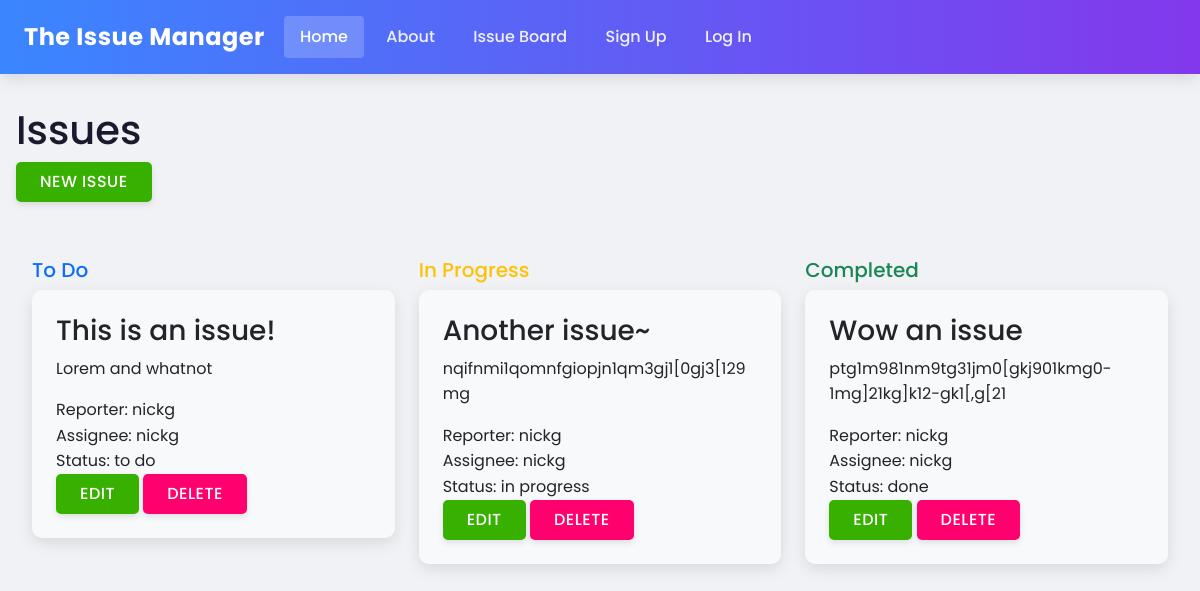
/issues/, run on an earlier commit of the app's database.
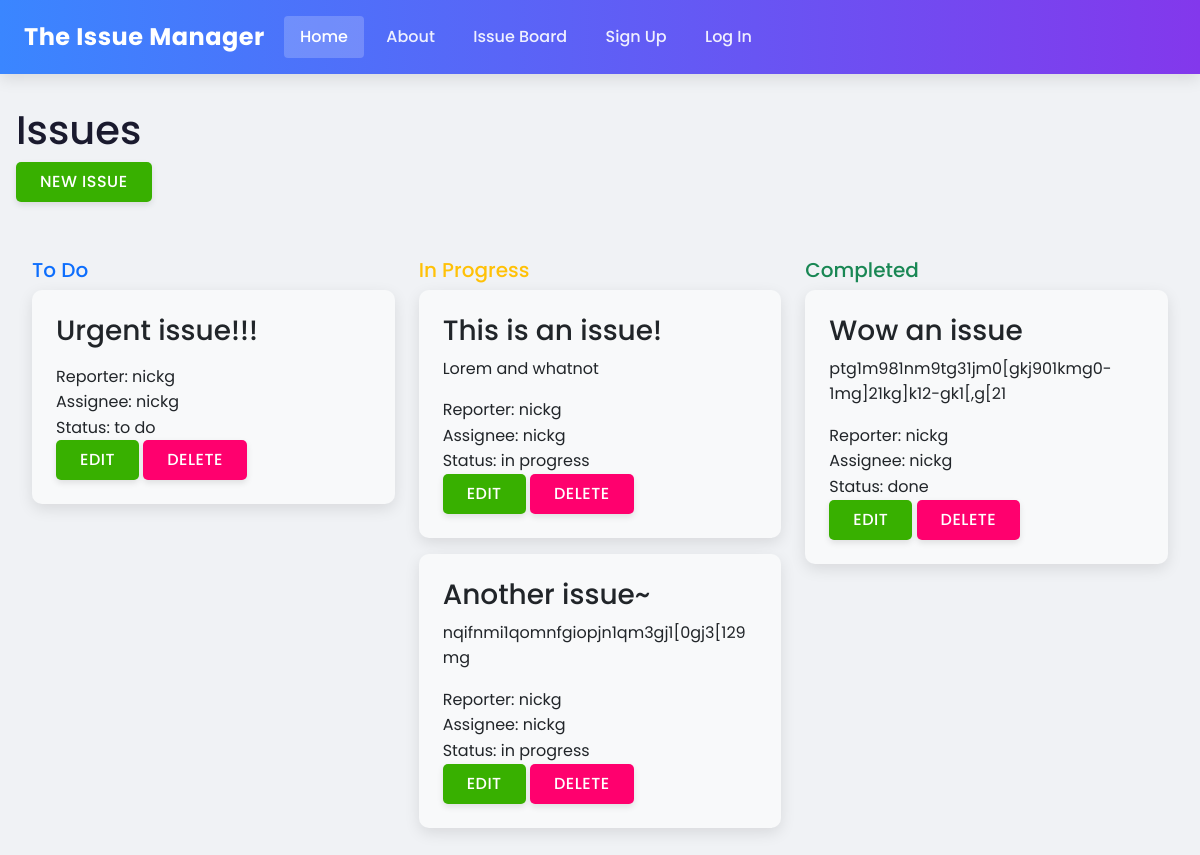
And on a later commit of the database.
### issues/models.py (models this page shows, shortened)
class Issue(models.Model):
    title = models.CharField(max_length=64)
    summary = models.CharField(max_length=128)
    description = models.TextField()
    reporter = models.ForeignKey(
        get_user_model(),
        on_delete=models.CASCADE,
    )
    assignee = models.ForeignKey(
        get_user_model(),
        on_delete=models.SET_NULL,
        related_name="assignee",
        blank=True, null=True
    )
    created_on = models.DateTimeField(auto_now=True)
    status = models.ForeignKey(
        Status,
        on_delete=models.CASCADE
    )

class Status(models.Model):
    name = models.CharField(max_length=128)
    description = models.CharField(max_length=256)
    def __str__(self):
        return self.name

### accounts/models.py (models this page shows)
class CustomUser(AbstractUser):
    role = models.ForeignKey(
        Role,
        on_delete=models.CASCADE,
        blank=True, null=True
    )
    team = models.ForeignKey(
        Team,
        on_delete=models.CASCADE,
        blank=True, null=True
    )

### issues/views.py (the view)
# urls.py: path("", views.BoardView.as_view(), name="board"),
class BoardView(ListView):
    template_name = "issues/board.html"
    model = Issue
    def get_context_data(self, **kwargs):
        context = super().get_context_data(**kwargs)
        to_do = Status.objects.get(name="to do")
        in_progress = Status.objects.get(name="in progress")
        done = Status.objects.get(name="done")
        context["to_do_list"] = (
            Issue.objects
            .filter(status=to_do)
            .order_by("created_on").reverse()
        )
        context["in_progress_list"] = (
            Issue.objects
            .filter(status=in_progress)
            .order_by("created_on").reverse()
        )
        context["done_list"] = (
            Issue.objects
            .filter(status=done)
            .order_by("created_on").reverse()
        )
        return context

### templates/issues/board.html (shortened to what this page needs)
{% extends 'base.html' %}
{% block content %}
<h1>Issues</h1>
<a href="{% url 'new' %}" class="btn btn-success">New Issue</a>
<div class="container mt-4">
    <div class="row">
        <div class="col-md-4">
            <h5 class="text-primary">To Do</h5>
            {% for issue in to_do_list %}
                <div class="card bg-light mb-3">
                    <div class="card-body">
                        <h3>{{ issue.title }}</h3>
                        <p>{{ issue.description }}</p>
                        {% if issue.reporter %}<div>Reporter: {{ issue.reporter }}</div>{% endif %}
                        {% if issue.assignee %}<div>Assignee: {{ issue.assignee }}</div>{% endif %}
                        <div>Status: {{ issue.status }}</div>
                        <a href="{% url 'edit' pk=issue.id %}" class="btn btn-success">Edit</a>
                        <a href="{% url 'delete' pk=issue.id %}" class="btn btn-danger">Delete</a>
                    </div>
                </div>
            {% endfor %}
        </div>
        <div class="col-md-4">
            <h5 class="text-warning">In Progress</h5>
            {% for issue in in_progress_list %}
                <div class="card bg-light mb-3">
                    <div class="card-body">
                        <h3>{{ issue.title }}</h3>
                        <p>{{ issue.description }}</p>
                        {% if issue.reporter %}<div>Reporter: {{ issue.reporter }}</div>{% endif %}
                        {% if issue.assignee %}<div>Assignee: {{ issue.assignee }}</div>{% endif %}
                        <div>Status: {{ issue.status }}</div>
                        <a href="{% url 'edit' pk=issue.id %}" class="btn btn-success">Edit</a>
                        <a href="{% url 'delete' pk=issue.id %}" class="btn btn-danger">Delete</a>
                    </div>
                </div>
            {% endfor %}
        </div>
        <div class="col-md-4">
            <h5 class="text-success">Completed</h5>
            {% for issue in done_list %}
                <div class="card bg-light mb-3">
                    <div class="card-body">
                        <h3>{{ issue.title }}</h3>
                        <p>{{ issue.description }}</p>
                        {% if issue.reporter %}<div>Reporter: {{ issue.reporter }}</div>{% endif %}
                        {% if issue.assignee %}<div>Assignee: {{ issue.assignee }}</div>{% endif %}
                        <div>Status: {{ issue.status }}</div>
                        <a href="{% url 'edit' pk=issue.id %}" class="btn btn-success">Edit</a>
                        <a href="{% url 'delete' pk=issue.id %}" class="btn btn-danger">Delete</a>
                    </div>
                </div>
            {% endfor %}
        </div>
    </div>
</div>
{% endblock content %}

What changed in the data, as far as the page shows it:
added Issue: title "Urgent issue!!!", reporter "nickg", assignee "nickg", status "to do", shown under "To Do"
changed Issue "This is an issue!": moves from the list under "To Do" to the list under "In Progress"
